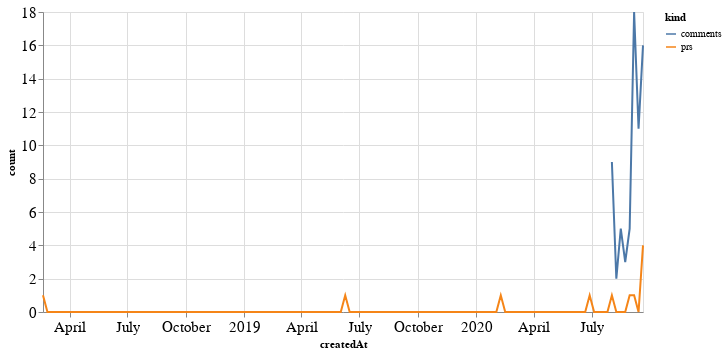

Write notebook code for a chart like this one.
### Code cell
alt.Chart(total_time, width=600).mark_line().encode(
    x='createdAt',
    y='count',
    color='kind'
)

### Figure 1 — Vega-Lite specification as saved in the notebook (floating-point values rounded to 4 significant figures; data arrays with more than 128 entries replaced by an {"elided": "..."} marker saying what was removed)
{"config": {"axisLeft": {"labelFontSize": 15}, "axisBottom": {"labelFontSize": 15}}, "data": {"name": "data-6f37961e52d60f4fe7405860eac65902"}, "mark": "line", "encoding": {"color": {"type": "nominal", "field": "kind"}, "x": {"type": "temporal", "field": "createdAt"}, "y": {"type": "quantitative", "field": "count"}}, "width": 600, "$schema": "https://vega.github.io/schema/vega-lite/v4.8.1.json", "datasets": {"data-6f37961e52d60f4fe7405860eac65902": {"elided": "272 records"}}}
